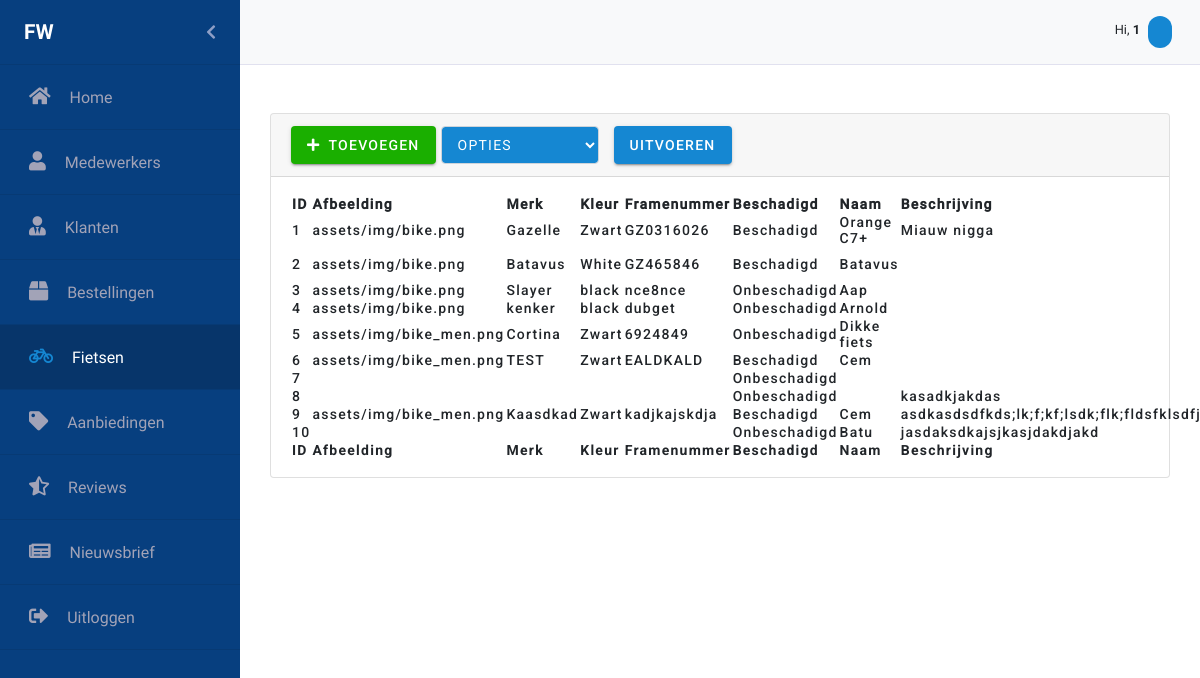
The page /fietsen.php on the database as committed earlier.
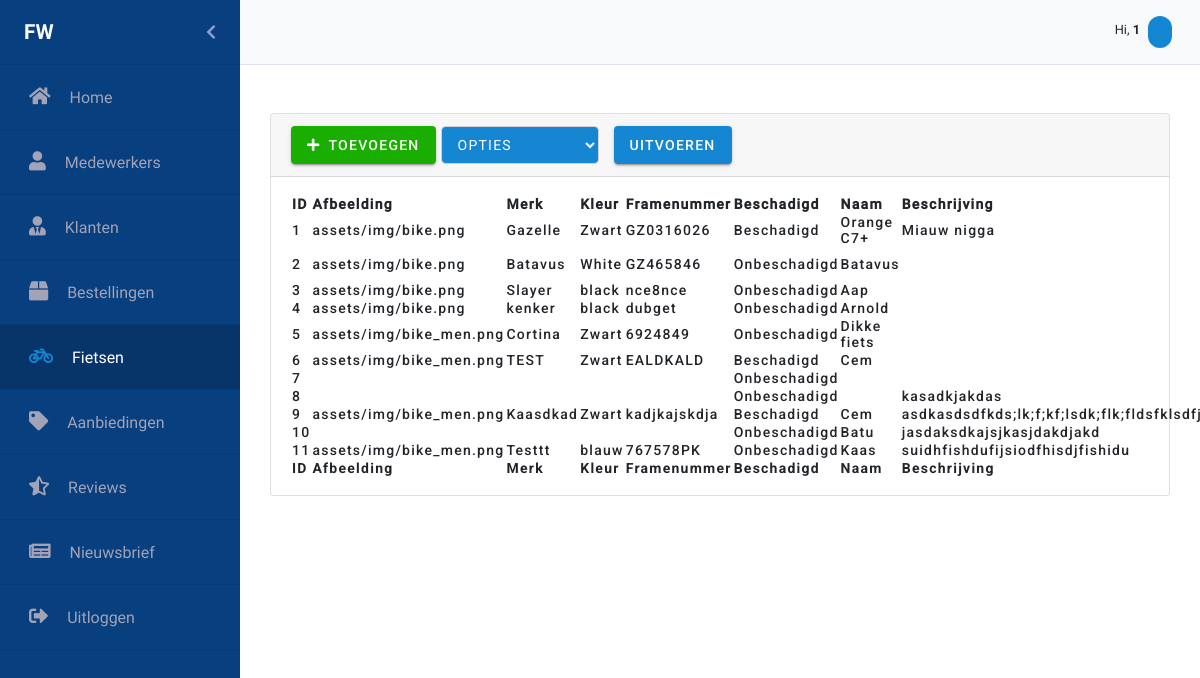
The same page on the database as committed later.
### tables this page shows
CREATE TABLE `bikes` (
  `id` int(11) NOT NULL,
  `image_path` varchar(255) NOT NULL,
  `brand` varchar(50) NOT NULL,
  `color` varchar(50) NOT NULL,
  `framenumber` varchar(50) NOT NULL,
  `damaged` tinyint(4) NOT NULL,
  `bikename` text NOT NULL,
  `biketype` int(11) NOT NULL,
  `gears` int(11) NOT NULL,
  `description` varchar(200) NOT NULL,
  `selling_price` float NOT NULL,
  `date_added` date NOT NULL
);

### fietsen.php (the view, shortened to what this page needs)
<?php
require_once("Controllers/dbconnect.php");
$records = $con->query("SELECT * FROM bikes");
?>
<!doctype html>
<html lang="en">
<head>
    <link rel="stylesheet" href="https://stackpath.bootstrapcdn.com/bootstrap/4.3.1/css/bootstrap.min.css"
>
    <link rel="stylesheet" href="https://use.fontawesome.com/releases/v5.8.2/css/all.css"
          type='text/css' media='all'>
    <link href="css/Material/material-components-web.min.css" rel="stylesheet">
    <link rel="stylesheet" href="scss/backend.css">
    <link rel="stylesheet" type="text/css" href="css/Datatable/select.dataTables.min.css">
    <link rel="stylesheet" type="text/css" href="css/Datatable/datatables.min.css"/>
    <link rel="stylesheet" type="text/css" href="css/Animate/animate.css">
</head>
<body>
<div id="wrapper" class="toggled">
    <div id="sidebar-wrapper" class="sidebarAnimation">
        <ul class="sidebarUl">
            <div class="sidebarProfilePicture pl-4 pr-4" id="sidebarProfilePicture">
                <span class="logo sidebarUsername">FW</span>
                <a href="#menu-toggle" id="menu-toggle" class="aSidebarChevron float-right">
                    <i class="fas fa-chevron-left" id="chevron"></i>
                </a>
            </div>
            <li class="sidebarLi">
                <a class="accordion-toggle collapsed toggle-switch" href="index.php">
                    <div class="sidebarData">
                        <span class="sidebar-icon"><i class="fas fa-home iconwidth"></i></span>
                        <span class="pr-15"></span>
                        <span class="sidebar-title">Home</span>
                    </div>
                </a>
            </li>
            <li class="sidebarLi">
                <a class="accordion-toggle collapsed toggle-switch" href="medewerkers.php">
                    <div class="sidebarData">
                        <span class="sidebar-icon"><i class="fas fa-user iconwidth"></i></span>
                        <span class="pr-15"></span>
                        <span class="sidebar-title">Medewerkers</span>
                    </div>
                </a>
            </li>
            <li class="sidebarLi">
                <a class="accordion-toggle collapsed toggle-switch" href="klanten.php">
                    <div class="sidebarData">
                        <span class="sidebar-icon"><i class="fas fa-user-tie iconwidth"></i></span>
                        <span class="pr-15"></span>
                        <span class="sidebar-title">Klanten</span>
                    </div>
                </a>
            </li>
            <li class="sidebarLi" id="bestellingen" data-toggle="collapse" href="#submenu-2">
                <a class="accordion-toggle collapsed toggle-switch" data-toggle="collapse" href="#submenu-2">
                    <div class="sidebarData">
                        <span class="sidebar-icon"><i class="fa fa-box iconwidth"></i></span>
                        <span class="pr-15"></span>
                        <span class="sidebar-title">Bestellingen</span>
                    </div>
                </a>
            </li>
            <li class="sidebarLi active">
                <a class="accordion-toggle collapsed toggle-switch" href="#">
                    <div class="sidebarData">
                        <span class="sidebar-icon"><i class="fa fa-bicycle iconwidth"></i></span>
                        <span class="pr-15"></span>
                        <span class="sidebar-title">Fietsen</span>
                    </div>
                </a>
            </li>
            <li class="sidebarLi">
                <a class="accordion-toggle collapsed toggle-switch" href="aanbiedingen.php">
                    <div class="sidebarData">
                        <span class="sidebar-icon"><i class="fas fa-tag iconwidth"></i></span>
                        <span class="pr-15"></span>
                        <span class="sidebar-title">Aanbiedingen</span>
                    </div>
                </a>
            </li>
            <li class="sidebarLi">
                <a class="accordion-toggle collapsed toggle-switch" href="reviews.php">
                    <div class="sidebarData">
                        <span class="sidebar-icon"><i class="fas fa-star-half-alt iconwidth"></i></span>
                        <span class="pr-15"></span>
                        <span class="sidebar-title">Reviews</span>
                    </div>
                </a>
            </li>
            <li class="sidebarLi">
                <a class="accordion-toggle collapsed toggle-switch" href="nieuwsbrief.php">
                    <div class="sidebarData">
                        <span class="sidebar-icon"><i class="fas fa-newspaper iconwidth"></i></span>
                        <span class="pr-15"></span>
                        <span class="sidebar-title">Nieuwsbrief</span>
                    </div>
                </a>
            </li>
            <li class="sidebarLi">
                <a class="accordion-toggle collapsed toggle-switch" href="#">
                    <div class="sidebarData">
                        <span class="sidebar-icon"><i class="fas fa-sign-out-alt iconwidth"></i></span>
                        <span class="pr-15"></span>
                        <span class="sidebar-title">Uitloggen</span>
                    </div>
                </a>
            </li>
        </ul>
    </div>
    <nav class="navbar navbar-light bg-light mr-auto nav" id="nav">
        <div class="mdc-chip-set pl-2 pr-2">
            <div class="hiUser pr-1 pt-2">
                <span class="hiNav">Hi,  <span class="bRoboto" id="usernameNav"><?php echo print_r($_SESSION["first_name"]);?></span></span>
            </div>
            <div class="mdc-chip" tabindex="0">
            </div>
        </div>
    </nav>
    <div class="row gebruikers">
        <div class="card text-black mb-5 mt-5">
            <div class="card-header" id="card-header">
                <button class="foo-button mdc-button mdc-button--raised mdc-ripple-upgraded toevoegen" id="toevoegen"
                        data-toggle="modal" data-target="#toevoegenModal">
                    <i class="fas fa-plus"></i>
                    <span class="mdc-button__label">Toevoegen</span>
                </button>
                <div class="selectDatatable mdc-button__label">
                    <select class="form-control">
                        <option value="" disabled selected id="opties">Opties</option>
                    </select>
                </div>
                <button class="foo-button mdc-button mdc-button--raised mdc-ripple-upgraded uitvoeren" id="uitvoeren">
                    <span class="mdc-button__label">Uitvoeren</span>
                </button>
            </div>
            <div id="datatable-card" class="card-body-table">
                <table id="fietsen" class="table-card" style="width:100%">
                    <thead>
                    <tr>
                        <th></th>
                        <th>ID</th>
                        <th>Afbeelding</th>
                        <th>Merk</th>
                        <th>Kleur</th>
                        <th>Framenummer</th>
                        <th>Beschadigd</th>
                        <th>Naam</th>
                        <th>Beschrijving</th>
                    </tr>
                    </thead>
                    <tbody>
                    <?php
                    while ($row = mysqli_fetch_array($records)) {
                        ?>
                        <tr>
                            <td></td>
                            <td><?php echo $row['id'] ?></td>
                            <td><?php echo $row['image_path'] ?></td>
                            <td><?php echo $row['brand'] ?></td>
                            <td><?php echo $row['color'] ?></td>
                            <td><?php echo $row['framenumber'] ?></td>
                            <td><?php if ($row['damaged'] == 1) {
                                    echo "Beschadigd";
                                } else if ($row['damaged'] == 0) {
                                    echo "Onbeschadigd";
                                } ?></td>
                            <td><?php echo $row['bikename'] ?></td>
                            <td><?php echo $row['description']?></td>
                        </tr>
                        <?php
                    }
                    ?>
                    </tbody>
                    <tfoot>
                    <tr>
                        <th></th>
                        <th>ID</th>
                        <th>Afbeelding</th>
                        <th>Merk</th>
                        <th>Kleur</th>
                        <th>Framenummer</th>
                        <th>Beschadigd</th>
                        <th>Naam</th>
                        <th>Beschrijving</th>
                    </tr>
                    </tfoot>
                </table>
            </div>
        </div>
    </div>
</div>
</body>
</html>

### scss/backend.css (style rules this page uses)
#sidebar-wrapper { background: #073f7f !important; float: left; overflow: hidden; min-height: 100vh; width: 240px; }
a { text-decoration: none !important; }
.sidebarUl { padding: 0px; overflow: hidden; height: 100% !important; display: inline; }
.sidebarLi { height: 65px; line-height: 65px; font-size: 1rem; border-bottom: 1px solid #073A74; }
.active { background: #073A74; }
.active .sidebarData { color: #fff; }
.active .sidebar-icon { color: #1587d2; }
.iconwidth { font-size: 1.2rem !important; }
.iconwidth::before { width: 24px !important; }
.sidebarData { color: #a2a3b7; position: relative; left: 29px; }
.active { background: #07356A !important; color: #fff; }
.sidebarUsername { font-family: Roboto-Bold; margin: 0; }
.aSidebarChevron { color: #c3c5e2b8; }
i#chevron { line-height: 65px; }
.sidebarProfilePicture { height: 65px; line-height: 65px; font-size: 1rem; border-bottom: 1px solid #073A74; color: #fff; }
#wrapper { padding-left: 0; -webkit-transition: all 0.5s ease; -moz-transition: all 0.5s ease; -o-transition: all 0.5s ease; transition: all 0.5s ease; }
.sidebarAnimation { -webkit-transition: all 0.4s ease; -moz-transition: all 0.4s ease; -o-transition: all 0.4s ease; transition: all 0.4s ease; }
.pr-15 { padding-right: 15px !important; }
.logo { font-family: Roboto-Bold; text-transform: uppercase; font-size: 1.3rem; }
.nav { height: 65px; border-bottom: 1px solid #e1e1ef; }
.hiNav { font-size: 0.8rem; }
.mdc-chip { background: #1587d2; }
.card-body-table { padding: 18px; }
.card.text-black.mb-5.mt-5 { margin-right: 30px; margin-left: 30px; width: 100%; }
thead { font-family: Roboto-Medium; }
.selectDatatable { float: left; margin-right: 20px; }
.toevoegen { float: left !important; background: #1AAF00 !important; height: 38px; }
.gebruikers { margin: 0; }
select { height: 38px !important; margin-left: 5px; transition: border-color 0.15s ease-in-out, box-shadow 0.15s ease-in-out; background-color: #1587d2; color: #fff !important; font-family: Roboto, sans-serif; -moz-osx-font-smoothing: grayscale; -webkit-font-smoothing: antialiased; font-size: 0.875rem !important; line-height: inherit; font-weight: 500; letter-spacing: 0.0892857143em; text-decoration: none; text-transform: uppercase; padding: 0 8px 0 8px; display: inline-flex; position: relative; align-items: center; justify-content: center; box-sizing: border-box; min-width: 64px; border: none; outline: none; -webkit-user-select: none; -moz-user-select: none; -ms-user-select: none; user-select: none; overflow: hidden; vertical-align: middle; border-radius: 4px; }
.form-control { background-color: #1587d2; }
.uitvoeren { height: 38px; background-color: #1587d2 !important; }
.table-card { letter-spacing: 0.0892857143em !important; font-weight: 500 !important; font-size: 0.875rem !important; font-family: Roboto, sans-serif !important; border: none !important; outline: none !important; }
body, html { font-family: Roboto-Regular; overflow-x: hidden; height: 100%; }
.bRoboto { Font-family: Roboto-Bold !important; }
:root { --mdc-theme-primary: #073f7f; --mdc-theme-secondary: #018786; --mdc-theme-background: #fff; --mdc-theme-surface: #fff; --mdc-theme-error: #b00020; --mdc-theme-on-primary: #fff; --mdc-theme-on-secondary: #fff; --mdc-theme-on-surface: #000; --mdc-theme-on-error: #fff; --mdc-theme-text-primary-on-background: rgba(0, 0, 0, 0.87); --mdc-theme-text-secondary-on-background: rgba(0, 0, 0, 0.54); --mdc-theme-text-hint-on-background: rgba(0, 0, 0, 0.38); --mdc-theme-text-disabled-on-background: rgba(0, 0, 0, 0.38); --mdc-theme-text-icon-on-background: rgba(0, 0, 0, 0.38); --mdc-theme-text-primary-on-light: rgba(0, 0, 0, 0.87); --mdc-theme-text-secondary-on-light: rgba(0, 0, 0, 0.54); --mdc-theme-text-hint-on-light: rgba(0, 0, 0, 0.38); --mdc-theme-text-disabled-on-light: rgba(0, 0, 0, 0.38); --mdc-theme-text-icon-on-light: rgba(0, 0, 0, 0.38); --mdc-theme-text-primary-on-dark: white; --mdc-theme-text-secondary-on-dark: rgba(255, 255, 255, 0.7); --mdc-theme-text-hint-on-dark: rgba(255, 255, 255, 0.5); --mdc-theme-text-disabled-on-dark: rgba(255, 255, 255, 0.5); --mdc-theme-text-icon-on-dark: rgba(255, 255, 255, 0.5); }
#wrapper { height: 100% !important; }

Rows that differ between the two databases and show on the page:
changed bikes "Batavus": damaged "Beschadigd" → "Onbeschadigd"
added bikes: id "11", image_path "assets/img/bike_men.png", brand "Testtt", color "blauw", framenumber "767578PK", damaged "Onbeschadigd", bikename "Kaas", description "suidhfishdufijsiodfhisdjfishidu"
